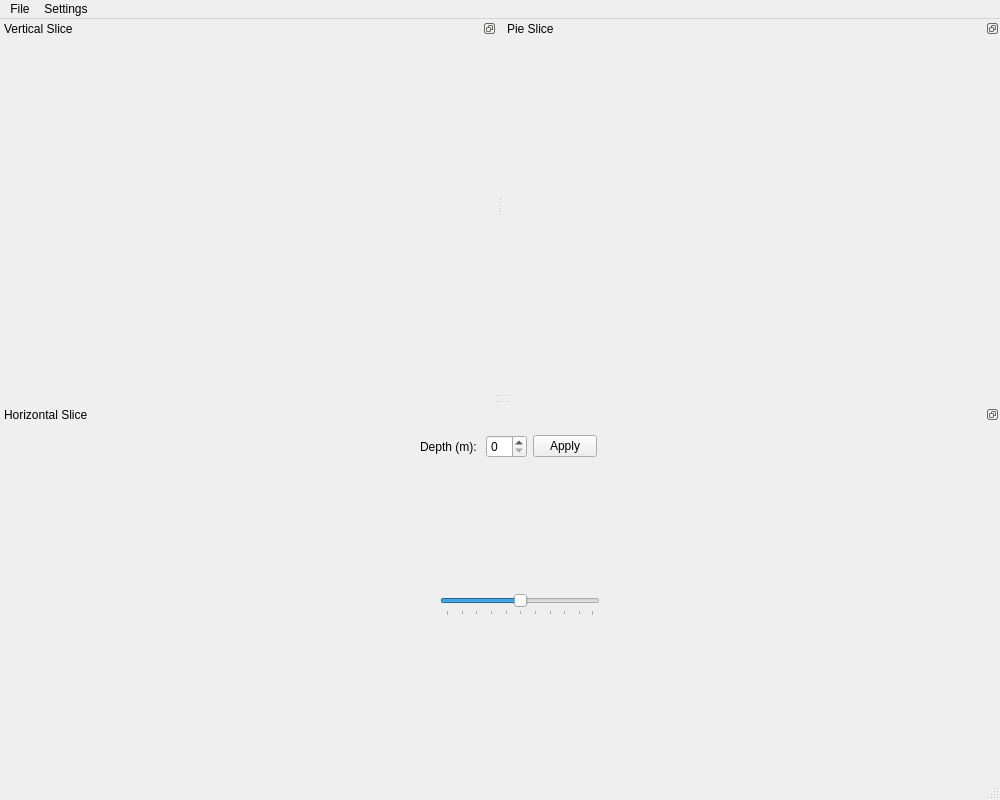
<?xml version="1.0" encoding="UTF-8"?>
<ui version="4.0">
 <class>MainWindow</class>
 <widget class="QMainWindow" name="MainWindow">
  <property name="geometry">
   <rect>
    <x>0</x>
    <y>0</y>
    <width>1000</width>
    <height>800</height>
   </rect>
  </property>
  <property name="windowTitle">
   <string>WaterColumn Plotter</string>
  </property>
  <property name="dockOptions">
   <set>QMainWindow::AllowNestedDocks|QMainWindow::AllowTabbedDocks|QMainWindow::AnimatedDocks</set>
  </property>
  <widget class="QWidget" name="centralwidget">
   <property name="enabled">
    <bool>false</bool>
   </property>
   <property name="sizePolicy">
    <sizepolicy hsizetype="Maximum" vsizetype="Maximum">
     <horstretch>0</horstretch>
     <verstretch>0</verstretch>
    </sizepolicy>
   </property>
  </widget>
  <widget class="QMenuBar" name="menubar">
   <property name="geometry">
    <rect>
     <x>0</x>
     <y>0</y>
     <width>1000</width>
     <height>21</height>
    </rect>
   </property>
   <widget class="QMenu" name="menuFile">
    <property name="title">
     <string>File</string>
    </property>
   </widget>
   <widget class="QMenu" name="menuSettings">
    <property name="title">
     <string>Settings</string>
    </property>
    <addaction name="actionIP_Settings"/>
    <addaction name="separator"/>
    <addaction name="actionDisplay"/>
   </widget>
   <addaction name="menuFile"/>
   <addaction name="menuSettings"/>
  </widget>
  <widget class="QStatusBar" name="statusbar"/>
  <widget class="QDockWidget" name="dockVerticalSlice">
   <property name="sizePolicy">
    <sizepolicy hsizetype="Preferred" vsizetype="Preferred">
     <horstretch>0</horstretch>
     <verstretch>0</verstretch>
    </sizepolicy>
   </property>
   <property name="floating">
    <bool>false</bool>
   </property>
   <property name="features">
    <set>QDockWidget::DockWidgetFloatable|QDockWidget::DockWidgetMovable</set>
   </property>
   <property name="windowTitle">
    <string>Vertical Slice</string>
   </property>
   <attribute name="dockWidgetArea">
    <number>4</number>
   </attribute>
   <widget class="QWidget" name="dockVerticalSliceContents">
    <widget class="PlotWidget" name="verticalPlotWidget" native="true">
     <property name="geometry">
      <rect>
       <x>10</x>
       <y>10</y>
       <width>481</width>
       <height>121</height>
      </rect>
     </property>
    </widget>
   </widget>
  </widget>
  <widget class="QDockWidget" name="dockPieSlice">
   <property name="floating">
    <bool>false</bool>
   </property>
   <property name="features">
    <set>QDockWidget::DockWidgetFloatable|QDockWidget::DockWidgetMovable</set>
   </property>
   <property name="windowTitle">
    <string>Pie Slice</string>
   </property>
   <attribute name="dockWidgetArea">
    <number>4</number>
   </attribute>
   <widget class="QWidget" name="dockPieSliceContents">
    <widget class="PlotWidget" name="piePlotWidget" native="true">
     <property name="geometry">
      <rect>
       <x>10</x>
       <y>10</y>
       <width>481</width>
       <height>121</height>
      </rect>
     </property>
    </widget>
   </widget>
  </widget>
  <widget class="QDockWidget" name="dockHorizontalSlice">
   <property name="sizePolicy">
    <sizepolicy hsizetype="Preferred" vsizetype="Preferred">
     <horstretch>0</horstretch>
     <verstretch>0</verstretch>
    </sizepolicy>
   </property>
   <property name="floating">
    <bool>false</bool>
   </property>
   <property name="features">
    <set>QDockWidget::DockWidgetFloatable</set>
   </property>
   <property name="windowTitle">
    <string>Horizontal Slice</string>
   </property>
   <attribute name="dockWidgetArea">
    <number>8</number>
   </attribute>
   <widget class="QWidget" name="dockHorizontalSliceContents">
    <widget class="PlotWidget" name="horizontalPlotWidget" native="true">
     <property name="geometry">
      <rect>
       <x>10</x>
       <y>40</y>
       <width>591</width>
       <height>121</height>
      </rect>
     </property>
     <property name="sizePolicy">
      <sizepolicy hsizetype="Expanding" vsizetype="Expanding">
       <horstretch>0</horstretch>
       <verstretch>0</verstretch>
      </sizepolicy>
     </property>
    </widget>
    <widget class="QSlider" name="horizontalSlider">
     <property name="geometry">
      <rect>
       <x>440</x>
       <y>170</y>
       <width>160</width>
       <height>22</height>
      </rect>
     </property>
     <property name="value">
      <number>50</number>
     </property>
     <property name="sliderPosition">
      <number>50</number>
     </property>
     <property name="orientation">
      <enum>Qt::Horizontal</enum>
     </property>
     <property name="tickPosition">
      <enum>QSlider::TicksBelow</enum>
     </property>
    </widget>
    <widget class="QWidget" name="verticalLayoutWidget">
     <property name="geometry">
      <rect>
       <x>760</x>
       <y>110</y>
       <width>160</width>
       <height>80</height>
      </rect>
     </property>
     <layout class="QVBoxLayout" name="verticalLayout"/>
    </widget>
    <widget class="QWidget" name="">
     <property name="geometry">
      <rect>
       <x>420</x>
       <y>10</y>
       <width>177</width>
       <height>25</height>
      </rect>
     </property>
     <layout class="QHBoxLayout" name="horizontalLayout">
      <item>
       <widget class="QLabel" name="labelDepth">
        <property name="sizePolicy">
         <sizepolicy hsizetype="MinimumExpanding" vsizetype="Preferred">
          <horstretch>0</horstretch>
          <verstretch>0</verstretch>
         </sizepolicy>
        </property>
        <property name="toolTip">
         <string>Depth of horizontal slice.</string>
        </property>
        <property name="text">
         <string>Depth (m): </string>
        </property>
       </widget>
      </item>
      <item>
       <widget class="QSpinBox" name="spinBoxDepth"/>
      </item>
      <item>
       <widget class="QPushButton" name="pushButton">
        <property name="text">
         <string>Apply</string>
        </property>
       </widget>
      </item>
     </layout>
    </widget>
   </widget>
  </widget>
  <action name="actionIP_Settings">
   <property name="text">
    <string>IP Settings</string>
   </property>
  </action>
  <action name="actionDisplay">
   <property name="text">
    <string>Display</string>
   </property>
  </action>
 </widget>
 <customwidgets>
  <customwidget>
   <class>PlotWidget</class>
   <extends>QWidget</extends>
   <header>pyqtgraph</header>
   <container>1</container>
  </customwidget>
 </customwidgets>
 <resources/>
 <connections/>
</ui>
